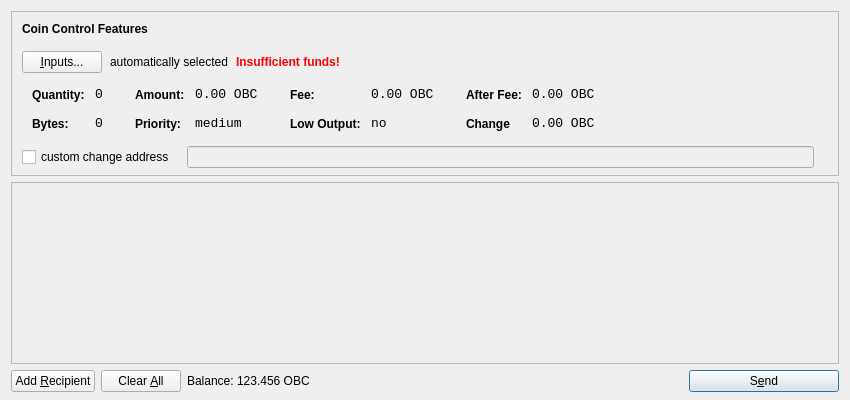
<?xml version="1.0" encoding="UTF-8"?>
<ui version="4.0">
 <class>SendCoinsDialog</class>
 <widget class="QDialog" name="SendCoinsDialog">
  <property name="geometry">
   <rect>
    <x>0</x>
    <y>0</y>
    <width>850</width>
    <height>400</height>
   </rect>
  </property>
  <property name="windowTitle">
   <string>Send Coins</string>
  </property>
  <layout class="QVBoxLayout" name="verticalLayout" stretch="0,1,0">
   <property name="bottomMargin">
    <number>8</number>
   </property>
   <item>
    <widget class="QFrame" name="frameCoinControl">
     <property name="sizePolicy">
      <sizepolicy hsizetype="Expanding" vsizetype="Expanding">
       <horstretch>0</horstretch>
       <verstretch>0</verstretch>
      </sizepolicy>
     </property>
     <property name="maximumSize">
      <size>
       <width>16777215</width>
       <height>16777215</height>
      </size>
     </property>
     <property name="frameShape">
      <enum>QFrame::StyledPanel</enum>
     </property>
     <property name="frameShadow">
      <enum>QFrame::Sunken</enum>
     </property>
     <layout class="QVBoxLayout" name="verticalLayoutCoinControl2">
      <property name="spacing">
       <number>6</number>
      </property>
      <property name="leftMargin">
       <number>0</number>
      </property>
      <property name="topMargin">
       <number>0</number>
      </property>
      <property name="rightMargin">
       <number>0</number>
      </property>
      <property name="bottomMargin">
       <number>6</number>
      </property>
      <item>
       <layout class="QVBoxLayout" name="verticalLayoutCoinControl" stretch="0,0,0,0,1">
        <property name="spacing">
         <number>0</number>
        </property>
        <property name="leftMargin">
         <number>10</number>
        </property>
        <property name="topMargin">
         <number>10</number>
        </property>
        <item>
         <layout class="QHBoxLayout" name="horizontalLayoutCoinControl1">
          <property name="bottomMargin">
           <number>15</number>
          </property>
          <item>
           <widget class="QLabel" name="labelCoinControlFeatures">
            <property name="sizePolicy">
             <sizepolicy hsizetype="Preferred" vsizetype="Maximum">
              <horstretch>0</horstretch>
              <verstretch>0</verstretch>
             </sizepolicy>
            </property>
            <property name="font">
             <font>
              <weight>75</weight>
              <bold>true</bold>
             </font>
            </property>
            <property name="styleSheet">
             <string notr="true">font-weight:bold;</string>
            </property>
            <property name="text">
             <string>Coin Control Features</string>
            </property>
           </widget>
          </item>
         </layout>
        </item>
        <item>
         <layout class="QHBoxLayout" name="horizontalLayoutCoinControl2" stretch="0,0,0,0">
          <property name="spacing">
           <number>8</number>
          </property>
          <property name="bottomMargin">
           <number>10</number>
          </property>
          <item>
           <widget class="QPushButton" name="pushButtonCoinControl">
            <property name="styleSheet">
             <string notr="true"/>
            </property>
            <property name="text">
             <string>&amp;Inputs...</string>
            </property>
           </widget>
          </item>
          <item>
           <widget class="QLabel" name="labelCoinControlAutomaticallySelected">
            <property name="text">
             <string>automatically selected</string>
            </property>
            <property name="margin">
             <number>5</number>
            </property>
           </widget>
          </item>
          <item>
           <widget class="QLabel" name="labelCoinControlInsuffFunds">
            <property name="font">
             <font>
              <weight>75</weight>
              <bold>true</bold>
             </font>
            </property>
            <property name="styleSheet">
             <string notr="true">color:red;font-weight:bold;</string>
            </property>
            <property name="text">
             <string>Insufficient funds!</string>
            </property>
            <property name="margin">
             <number>5</number>
            </property>
           </widget>
          </item>
          <item>
           <spacer name="horizontalSpacerCoinControl">
            <property name="orientation">
             <enum>Qt::Horizontal</enum>
            </property>
            <property name="sizeHint" stdset="0">
             <size>
              <width>40</width>
              <height>1</height>
             </size>
            </property>
           </spacer>
          </item>
         </layout>
        </item>
        <item>
         <widget class="QWidget" name="widgetCoinControl" native="true">
          <property name="sizePolicy">
           <sizepolicy hsizetype="Preferred" vsizetype="Preferred">
            <horstretch>0</horstretch>
            <verstretch>0</verstretch>
           </sizepolicy>
          </property>
          <property name="minimumSize">
           <size>
            <width>0</width>
            <height>0</height>
           </size>
          </property>
          <property name="styleSheet">
           <string notr="true"/>
          </property>
          <layout class="QHBoxLayout" name="horizontalLayoutCoinControl5">
           <property name="leftMargin">
            <number>0</number>
           </property>
           <property name="topMargin">
            <number>0</number>
           </property>
           <property name="rightMargin">
            <number>0</number>
           </property>
           <property name="bottomMargin">
            <number>0</number>
           </property>
           <item>
            <layout class="QHBoxLayout" name="horizontalLayoutCoinControl3" stretch="0,0,0,1">
             <property name="spacing">
              <number>20</number>
             </property>
             <property name="topMargin">
              <number>0</number>
             </property>
             <property name="bottomMargin">
              <number>10</number>
             </property>
             <item>
              <layout class="QFormLayout" name="formLayoutCoinControl1">
               <property name="horizontalSpacing">
                <number>10</number>
               </property>
               <property name="verticalSpacing">
                <number>14</number>
               </property>
               <property name="leftMargin">
                <number>10</number>
               </property>
               <property name="topMargin">
                <number>4</number>
               </property>
               <property name="rightMargin">
                <number>6</number>
               </property>
               <item row="0" column="0">
                <widget class="QLabel" name="labelCoinControlQuantityText">
                 <property name="styleSheet">
                  <string notr="true">font-weight:bold;</string>
                 </property>
                 <property name="text">
                  <string>Quantity:</string>
                 </property>
                 <property name="margin">
                  <number>0</number>
                 </property>
                </widget>
               </item>
               <item row="0" column="1">
                <widget class="QLabel" name="labelCoinControlQuantity">
                 <property name="font">
                  <font>
                   <family>Monospace</family>
                   <pointsize>10</pointsize>
                  </font>
                 </property>
                 <property name="cursor">
                  <cursorShape>IBeamCursor</cursorShape>
                 </property>
                 <property name="contextMenuPolicy">
                  <enum>Qt::ActionsContextMenu</enum>
                 </property>
                 <property name="text">
                  <string>0</string>
                 </property>
                 <property name="margin">
                  <number>0</number>
                 </property>
                 <property name="textInteractionFlags">
                  <set>Qt::LinksAccessibleByMouse|Qt::TextSelectableByKeyboard|Qt::TextSelectableByMouse</set>
                 </property>
                </widget>
               </item>
               <item row="1" column="0">
                <widget class="QLabel" name="labelCoinControlBytesText">
                 <property name="styleSheet">
                  <string notr="true">font-weight:bold;</string>
                 </property>
                 <property name="text">
                  <string>Bytes:</string>
                 </property>
                </widget>
               </item>
               <item row="1" column="1">
                <widget class="QLabel" name="labelCoinControlBytes">
                 <property name="font">
                  <font>
                   <family>Monospace</family>
                   <pointsize>10</pointsize>
                  </font>
                 </property>
                 <property name="cursor">
                  <cursorShape>IBeamCursor</cursorShape>
                 </property>
                 <property name="contextMenuPolicy">
                  <enum>Qt::ActionsContextMenu</enum>
                 </property>
                 <property name="text">
                  <string>0</string>
                 </property>
                 <property name="textInteractionFlags">
                  <set>Qt::LinksAccessibleByMouse|Qt::TextSelectableByKeyboard|Qt::TextSelectableByMouse</set>
                 </property>
                </widget>
               </item>
              </layout>
             </item>
             <item>
              <layout class="QFormLayout" name="formLayoutCoinControl2">
               <property name="horizontalSpacing">
                <number>10</number>
               </property>
               <property name="verticalSpacing">
                <number>14</number>
               </property>
               <property name="leftMargin">
                <number>6</number>
               </property>
               <property name="topMargin">
                <number>4</number>
               </property>
               <property name="rightMargin">
                <number>6</number>
               </property>
               <item row="0" column="0">
                <widget class="QLabel" name="labelCoinControlAmountText">
                 <property name="styleSheet">
                  <string notr="true">font-weight:bold;</string>
                 </property>
                 <property name="text">
                  <string>Amount:</string>
                 </property>
                 <property name="margin">
                  <number>0</number>
                 </property>
                </widget>
               </item>
               <item row="0" column="1">
                <widget class="QLabel" name="labelCoinControlAmount">
                 <property name="font">
                  <font>
                   <family>Monospace</family>
                   <pointsize>10</pointsize>
                  </font>
                 </property>
                 <property name="cursor">
                  <cursorShape>IBeamCursor</cursorShape>
                 </property>
                 <property name="contextMenuPolicy">
                  <enum>Qt::ActionsContextMenu</enum>
                 </property>
                 <property name="text">
                  <string>0.00 OBC</string>
                 </property>
                 <property name="textInteractionFlags">
                  <set>Qt::LinksAccessibleByMouse|Qt::TextSelectableByKeyboard|Qt::TextSelectableByMouse</set>
                 </property>
                </widget>
               </item>
               <item row="1" column="0">
                <widget class="QLabel" name="labelCoinControlPriorityText">
                 <property name="styleSheet">
                  <string notr="true">font-weight:bold;</string>
                 </property>
                 <property name="text">
                  <string>Priority:</string>
                 </property>
                </widget>
               </item>
               <item row="1" column="1">
                <widget class="QLabel" name="labelCoinControlPriority">
                 <property name="font">
                  <font>
                   <family>Monospace</family>
                   <pointsize>10</pointsize>
                  </font>
                 </property>
                 <property name="cursor">
                  <cursorShape>IBeamCursor</cursorShape>
                 </property>
                 <property name="contextMenuPolicy">
                  <enum>Qt::ActionsContextMenu</enum>
                 </property>
                 <property name="text">
                  <string>medium</string>
                 </property>
                 <property name="textInteractionFlags">
                  <set>Qt::LinksAccessibleByMouse|Qt::TextSelectableByKeyboard|Qt::TextSelectableByMouse</set>
                 </property>
                </widget>
               </item>
              </layout>
             </item>
             <item>
              <layout class="QFormLayout" name="formLayoutCoinControl3">
               <property name="horizontalSpacing">
                <number>10</number>
               </property>
               <property name="verticalSpacing">
                <number>14</number>
               </property>
               <property name="leftMargin">
                <number>6</number>
               </property>
               <property name="topMargin">
                <number>4</number>
               </property>
               <property name="rightMargin">
                <number>6</number>
               </property>
               <item row="0" column="0">
                <widget class="QLabel" name="labelCoinControlFeeText">
                 <property name="styleSheet">
                  <string notr="true">font-weight:bold;</string>
                 </property>
                 <property name="text">
                  <string>Fee:</string>
                 </property>
                 <property name="margin">
                  <number>0</number>
                 </property>
                </widget>
               </item>
               <item row="0" column="1">
                <widget class="QLabel" name="labelCoinControlFee">
                 <property name="font">
                  <font>
                   <family>Monospace</family>
                   <pointsize>10</pointsize>
                  </font>
                 </property>
                 <property name="cursor">
                  <cursorShape>IBeamCursor</cursorShape>
                 </property>
                 <property name="contextMenuPolicy">
                  <enum>Qt::ActionsContextMenu</enum>
                 </property>
                 <property name="text">
                  <string>0.00 OBC</string>
                 </property>
                 <property name="textInteractionFlags">
                  <set>Qt::LinksAccessibleByMouse|Qt::TextSelectableByKeyboard|Qt::TextSelectableByMouse</set>
                 </property>
                </widget>
               </item>
               <item row="1" column="0">
                <widget class="QLabel" name="labelCoinControlLowOutputText">
                 <property name="styleSheet">
                  <string notr="true">font-weight:bold;</string>
                 </property>
                 <property name="text">
                  <string>Low Output:</string>
                 </property>
                </widget>
               </item>
               <item row="1" column="1">
                <widget class="QLabel" name="labelCoinControlLowOutput">
                 <property name="font">
                  <font>
                   <family>Monospace</family>
                   <pointsize>10</pointsize>
                  </font>
                 </property>
                 <property name="cursor">
                  <cursorShape>IBeamCursor</cursorShape>
                 </property>
                 <property name="contextMenuPolicy">
                  <enum>Qt::ActionsContextMenu</enum>
                 </property>
                 <property name="text">
                  <string>no</string>
                 </property>
                 <property name="textInteractionFlags">
                  <set>Qt::LinksAccessibleByMouse|Qt::TextSelectableByKeyboard|Qt::TextSelectableByMouse</set>
                 </property>
                </widget>
               </item>
              </layout>
             </item>
             <item>
              <layout class="QFormLayout" name="formLayoutCoinControl4">
               <property name="horizontalSpacing">
                <number>10</number>
               </property>
               <property name="verticalSpacing">
                <number>14</number>
               </property>
               <property name="leftMargin">
                <number>6</number>
               </property>
               <property name="topMargin">
                <number>4</number>
               </property>
               <property name="rightMargin">
                <number>6</number>
               </property>
               <item row="0" column="0">
                <widget class="QLabel" name="labelCoinControlAfterFeeText">
                 <property name="styleSheet">
                  <string notr="true">font-weight:bold;</string>
                 </property>
                 <property name="text">
                  <string>After Fee:</string>
                 </property>
                 <property name="margin">
                  <number>0</number>
                 </property>
                </widget>
               </item>
               <item row="0" column="1">
                <widget class="QLabel" name="labelCoinControlAfterFee">
                 <property name="font">
                  <font>
                   <family>Monospace</family>
                   <pointsize>10</pointsize>
                  </font>
                 </property>
                 <property name="cursor">
                  <cursorShape>IBeamCursor</cursorShape>
                 </property>
                 <property name="contextMenuPolicy">
                  <enum>Qt::ActionsContextMenu</enum>
                 </property>
                 <property name="text">
                  <string>0.00 OBC</string>
                 </property>
                 <property name="textInteractionFlags">
                  <set>Qt::LinksAccessibleByMouse|Qt::TextSelectableByKeyboard|Qt::TextSelectableByMouse</set>
                 </property>
                </widget>
               </item>
               <item row="1" column="0">
                <widget class="QLabel" name="labelCoinControlChangeText">
                 <property name="styleSheet">
                  <string notr="true">font-weight:bold;</string>
                 </property>
                 <property name="text">
                  <string>Change</string>
                 </property>
                </widget>
               </item>
               <item row="1" column="1">
                <widget class="QLabel" name="labelCoinControlChange">
                 <property name="font">
                  <font>
                   <family>Monospace</family>
                   <pointsize>10</pointsize>
                  </font>
                 </property>
                 <property name="cursor">
                  <cursorShape>IBeamCursor</cursorShape>
                 </property>
                 <property name="contextMenuPolicy">
                  <enum>Qt::ActionsContextMenu</enum>
                 </property>
                 <property name="text">
                  <string>0.00 OBC</string>
                 </property>
                 <property name="textInteractionFlags">
                  <set>Qt::LinksAccessibleByMouse|Qt::TextSelectableByKeyboard|Qt::TextSelectableByMouse</set>
                 </property>
                </widget>
               </item>
              </layout>
             </item>
            </layout>
           </item>
          </layout>
         </widget>
        </item>
        <item>
         <layout class="QHBoxLayout" name="horizontalLayoutCoinControl4" stretch="0,0,0">
          <property name="spacing">
           <number>12</number>
          </property>
          <property name="sizeConstraint">
           <enum>QLayout::SetDefaultConstraint</enum>
          </property>
          <property name="topMargin">
           <number>5</number>
          </property>
          <property name="rightMargin">
           <number>5</number>
          </property>
          <item>
           <widget class="QCheckBox" name="checkBoxCoinControlChange">
            <property name="text">
             <string>custom change address</string>
            </property>
           </widget>
          </item>
          <item>
           <widget class="QLineEdit" name="lineEditCoinControlChange">
            <property name="enabled">
             <bool>false</bool>
            </property>
            <property name="sizePolicy">
             <sizepolicy hsizetype="Expanding" vsizetype="Fixed">
              <horstretch>0</horstretch>
              <verstretch>0</verstretch>
             </sizepolicy>
            </property>
           </widget>
          </item>
          <item>
           <widget class="QLabel" name="labelCoinControlChangeLabel">
            <property name="sizePolicy">
             <sizepolicy hsizetype="Preferred" vsizetype="Expanding">
              <horstretch>0</horstretch>
              <verstretch>0</verstretch>
             </sizepolicy>
            </property>
            <property name="minimumSize">
             <size>
              <width>0</width>
              <height>0</height>
             </size>
            </property>
            <property name="text">
             <string/>
            </property>
            <property name="margin">
             <number>3</number>
            </property>
           </widget>
          </item>
         </layout>
        </item>
        <item>
         <spacer name="verticalSpacerCoinControl">
          <property name="orientation">
           <enum>Qt::Vertical</enum>
          </property>
          <property name="sizeHint" stdset="0">
           <size>
            <width>800</width>
            <height>1</height>
           </size>
          </property>
         </spacer>
        </item>
       </layout>
      </item>
     </layout>
    </widget>
   </item>
   <item>
    <widget class="QScrollArea" name="scrollArea">
     <property name="widgetResizable">
      <bool>true</bool>
     </property>
     <widget class="QWidget" name="scrollAreaWidgetContents">
      <property name="geometry">
       <rect>
        <x>0</x>
        <y>0</y>
        <width>830</width>
        <height>173</height>
       </rect>
      </property>
      <layout class="QVBoxLayout" name="verticalLayout_2">
       <property name="leftMargin">
        <number>0</number>
       </property>
       <property name="topMargin">
        <number>0</number>
       </property>
       <property name="rightMargin">
        <number>0</number>
       </property>
       <property name="bottomMargin">
        <number>0</number>
       </property>
       <item>
        <layout class="QVBoxLayout" name="entries">
         <property name="spacing">
          <number>6</number>
         </property>
        </layout>
       </item>
       <item>
        <spacer name="verticalSpacer">
         <property name="orientation">
          <enum>Qt::Vertical</enum>
         </property>
         <property name="sizeHint" stdset="0">
          <size>
           <width>20</width>
           <height>40</height>
          </size>
         </property>
        </spacer>
       </item>
      </layout>
     </widget>
    </widget>
   </item>
   <item>
    <layout class="QHBoxLayout" name="horizontalLayout">
     <item>
      <widget class="QPushButton" name="addButton">
       <property name="toolTip">
        <string>Send to multiple recipients at once</string>
       </property>
       <property name="text">
        <string>Add &amp;Recipient</string>
       </property>
       <property name="icon">
        <iconset resource="../bitcoin.qrc">
         <normaloff>:/icons/add</normaloff>:/icons/add</iconset>
       </property>
       <property name="autoDefault">
        <bool>false</bool>
       </property>
      </widget>
     </item>
     <item>
      <widget class="QPushButton" name="clearButton">
       <property name="sizePolicy">
        <sizepolicy hsizetype="Minimum" vsizetype="Fixed">
         <horstretch>0</horstretch>
         <verstretch>0</verstretch>
        </sizepolicy>
       </property>
       <property name="toolTip">
        <string>Remove all transaction fields</string>
       </property>
       <property name="text">
        <string>Clear &amp;All</string>
       </property>
       <property name="icon">
        <iconset resource="../bitcoin.qrc">
         <normaloff>:/icons/remove</normaloff>:/icons/remove</iconset>
       </property>
       <property name="autoRepeatDelay">
        <number>300</number>
       </property>
       <property name="autoDefault">
        <bool>false</bool>
       </property>
      </widget>
     </item>
     <item>
      <layout class="QHBoxLayout" name="horizontalLayout_2">
       <property name="spacing">
        <number>3</number>
       </property>
       <item>
        <widget class="QLabel" name="label">
         <property name="text">
          <string>Balance:</string>
         </property>
        </widget>
       </item>
       <item>
        <widget class="QLabel" name="labelBalance">
         <property name="cursor">
          <cursorShape>IBeamCursor</cursorShape>
         </property>
         <property name="text">
          <string>123.456 OBC</string>
         </property>
         <property name="textInteractionFlags">
          <set>Qt::LinksAccessibleByMouse|Qt::TextSelectableByKeyboard|Qt::TextSelectableByMouse</set>
         </property>
        </widget>
       </item>
      </layout>
     </item>
     <item>
      <spacer name="horizontalSpacer">
       <property name="orientation">
        <enum>Qt::Horizontal</enum>
       </property>
       <property name="sizeHint" stdset="0">
        <size>
         <width>40</width>
         <height>20</height>
        </size>
       </property>
      </spacer>
     </item>
     <item>
      <widget class="QPushButton" name="sendButton">
       <property name="minimumSize">
        <size>
         <width>150</width>
         <height>0</height>
        </size>
       </property>
       <property name="toolTip">
        <string>Confirm the send action</string>
       </property>
       <property name="text">
        <string>S&amp;end</string>
       </property>
       <property name="icon">
        <iconset resource="../bitcoin.qrc">
         <normaloff>:/icons/send</normaloff>:/icons/send</iconset>
       </property>
       <property name="default">
        <bool>true</bool>
       </property>
      </widget>
     </item>
    </layout>
   </item>
  </layout>
 </widget>
 <resources>
  <include location="../bitcoin.qrc"/>
 </resources>
 <connections/>
</ui>
